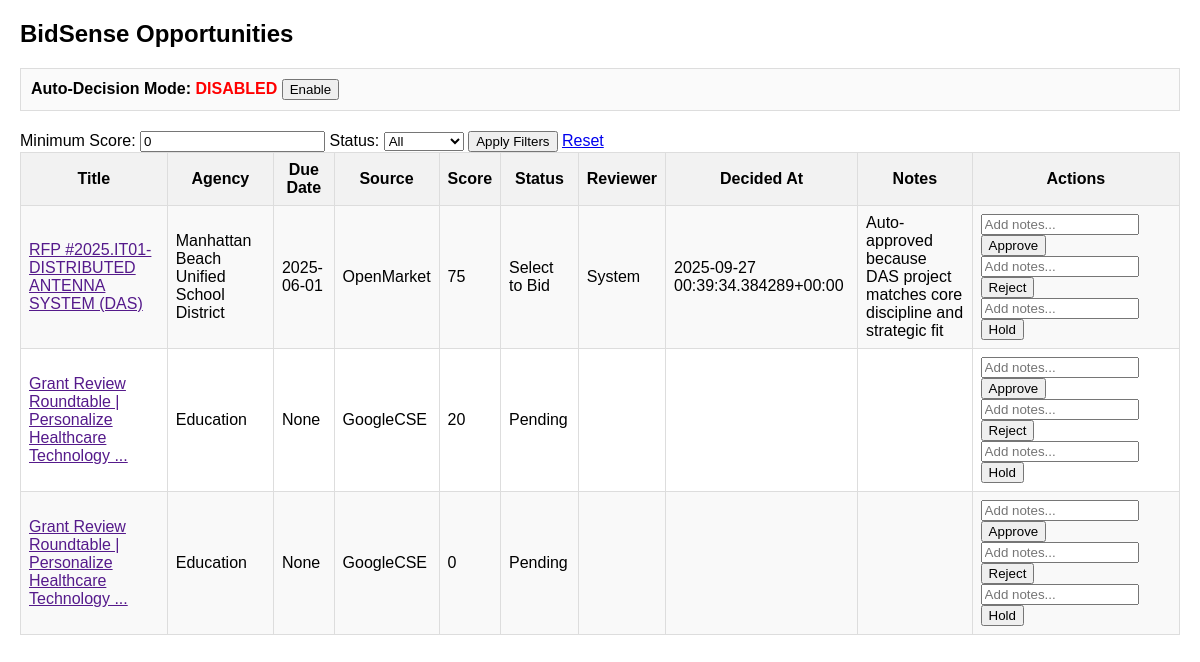
The page / on the database its author committed.
### tables this page shows
CREATE TABLE approvals (
        id INTEGER PRIMARY KEY AUTOINCREMENT,
        opportunity_id INTEGER NOT NULL,
        reviewer TEXT,
        decision TEXT CHECK(decision IN ('Select to Bid','Ignore','Hold')) NOT NULL,
        notes TEXT,
        decided_at TIMESTAMP DEFAULT CURRENT_TIMESTAMP,
        FOREIGN KEY (opportunity_id) REFERENCES opportunities (id)
    );

CREATE TABLE opportunities (
            id INTEGER PRIMARY KEY AUTOINCREMENT,
            external_id TEXT,
            title TEXT,
            agency TEXT,
            source TEXT,
            issue_date TEXT,
            due_date TEXT,
            url TEXT,
            naics TEXT,
            keywords TEXT,
            est_value TEXT,
            status TEXT,
            description TEXT,
            category TEXT,
            category_weight INTEGER DEFAULT 0
        );

### app.py (the view)
@app.route("/", methods=["GET"])
def index():
    min_score = int(request.args.get("min_score", 0))
    status_filter = request.args.get("status", "All")
    conn = get_db()
    cur = conn.cursor()
    query = """
        SELECT o.id, o.title, o.agency, o.due_date, o.source,
               IFNULL(s.score, 0) AS score,
               IFNULL(a.decision, 'Pending') AS status,
               a.reviewer, a.decided_at, a.notes
        FROM opportunities o
        LEFT JOIN scores s ON o.id = s.opportunity_id
        LEFT JOIN approvals a ON o.id = a.opportunity_id
        WHERE s.score >= ?
    """
    params = [min_score]
    if status_filter != "All":
        query += " AND IFNULL(a.decision, 'Pending') = ?"
        params.append(status_filter)
    query += " ORDER BY s.score DESC, o.due_date ASC"
    rows = cur.execute(query, params).fetchall()
    return render_template("index.html",
                           rows=rows,
                           min_score=min_score,
                           status_filter=status_filter,
                           auto_mode=get_auto_mode())

### app.py (called while the page is built)
def get_db():
    conn = sqlite3.connect(DB_FILE)
    conn.row_factory = sqlite3.Row
    return conn

def get_auto_mode():
    conn = get_db()
    cur = conn.cursor()
    cur.execute("CREATE TABLE IF NOT EXISTS settings (key TEXT PRIMARY KEY, value TEXT)")
    conn.commit()
    cur.execute("SELECT value FROM settings WHERE key='AUTO_MODE'")
    row = cur.fetchone()
    return row and row["value"] == "1"

### templates/index.html (shortened to what this page needs)
<!DOCTYPE html>
<html>
<head>
</head>
<body>
    <h2>BidSense Opportunities</h2>
    <div class="toggle-box">
        <form method="post" action="/toggle_auto">
            <strong>Auto-Decision Mode:</strong>
            {% if auto_mode %}
                <span style="color: green; font-weight: bold;">ENABLED</span>
                <button type="submit">Disable</button>
            {% else %}
                <span style="color: red; font-weight: bold;">DISABLED</span>
                <button type="submit">Enable</button>
            {% endif %}
        </form>
    </div>
    <form method="get" action="/">
        Minimum Score: <input type="number" name="min_score" value="{{ min_score }}">
        Status:
        <select name="status">
            <option value="All" {% if status_filter == "All" %}selected{% endif %}>All</option>
        </select>
        <input type="submit" value="Apply Filters">
        <a href="/">Reset</a>
    </form>
    <table>
        <tr>
            <th>Title</th>
            <th>Agency</th>
            <th>Due Date</th>
            <th>Source</th>
            <th>Score</th>
            <th>Status</th>
            <th>Reviewer</th>
            <th>Decided At</th>
            <th>Notes</th>
            <th>Actions</th>
        </tr>
        {% for row in rows %}
        <tr>
            <td><a href="{{ row['url'] }}" target="_blank">{{ row['title'] }}</a></td>
            <td>{{ row['agency'] }}</td>
            <td>{{ row['due_date'] or 'None' }}</td>
            <td>{{ row['source'] }}</td>
            <td>{{ row['score'] }}</td>
            <td>{{ row['status'] }}</td>
            <td>{{ row['reviewer'] or '' }}</td>
            <td>{{ row['decided_at'] or '' }}</td>
            <td>{{ row['notes'] or '' }}</td>
            <td class="actions">
                <form action="/decision/{{ row['id'] }}/Approve" method="post">
                    <input type="text" name="notes" class="notes-box" placeholder="Add notes...">
                    <button type="submit">Approve</button>
                </form>
                <form action="/decision/{{ row['id'] }}/Reject" method="post">
                    <input type="text" name="notes" class="notes-box" placeholder="Add notes...">
                    <button type="submit">Reject</button>
                </form>
                <form action="/decision/{{ row['id'] }}/Hold" method="post">
                    <input type="text" name="notes" class="notes-box" placeholder="Add notes...">
                    <button type="submit">Hold</button>
                </form>
            </td>
        </tr>
        {% endfor %}
    </table>
</body>
</html>

### templates/index.html (style rules this page uses)
body { font-family: Arial, sans-serif; margin: 20px; }
table { border-collapse: collapse; width: 100%; }
th, td { border: 1px solid #ddd; padding: 8px; }
th { background-color: #f2f2f2; }
tr:nth-child(even) { background-color: #f9f9f9; }
.actions form { display: inline; margin: 0; padding: 0; }
.notes-box { width: 150px; }
.toggle-box { margin-bottom: 20px; padding: 10px; border: 1px solid #ddd; background: #fafafa; }

### rows shown on the page
approvals: title "RFP #2025.IT01- DISTRIBUTED ANTENNA SYSTEM (DAS)", agency "Manhattan Beach Unified School District", due_date "2025-06-01", source "OpenMarket", score "75", status "Select to Bid", reviewer "System", decided_at "2025-09-27 00:39:34.384289+00:00", notes "Auto-approved because DAS project matches core discipline and strategic fit"
opportunities: title "Grant Review Roundtable | Personalize Healthcare Technology ...", agency "Education", row "None", source "GoogleCSE", score "20", status "Pending", score "0"
